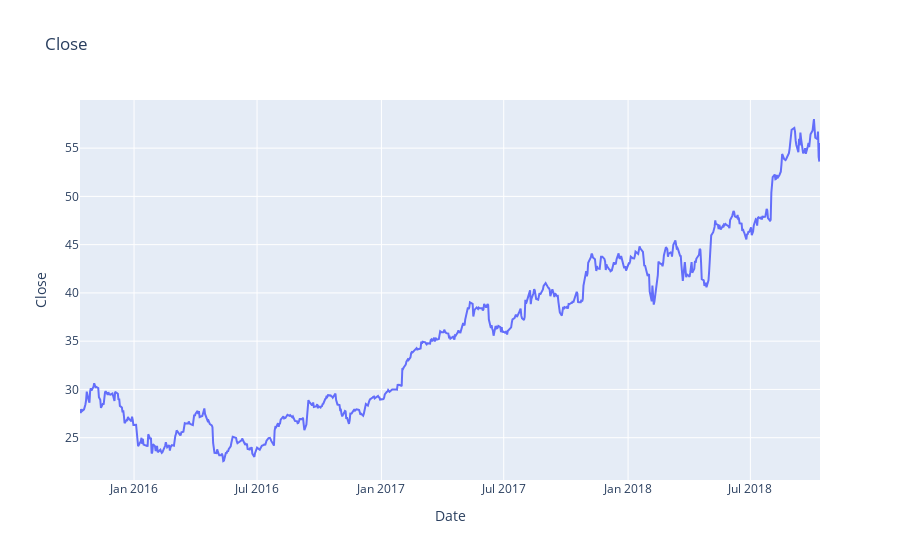

Notebook cell for this chart:
### Code cell
# quelques graphes
fig5=px.line(df1, x = 'Date' , y ='Close', title ='Close ')
fig5.show()

### Figure 1 — Plotly figure (JSON) as saved in the notebook; plotly's stock layout.template omitted (floating-point values rounded to 4 significant figures; data arrays with more than 128 entries replaced by an {"elided": "..."} marker saying what was removed)
{"data": [{"hovertemplate": "Date=%{x}<br>Close=%{y}<extra></extra>", "legendgroup": "", "line": {"color": "#636efa", "dash": "solid"}, "marker": {"symbol": "circle"}, "mode": "lines", "name": "", "orientation": "v", "showlegend": false, "type": "scatter", "x": {"elided": "757 str values"}, "xaxis": "x", "y": {"elided": "757 float values"}, "yaxis": "y"}], "layout": {"legend": {"tracegroupgap": 0}, "title": {"text": "Close "}, "xaxis": {"anchor": "y", "domain": [0, 1], "title": {"text": "Date"}}, "yaxis": {"anchor": "x", "domain": [0, 1], "title": {"text": "Close"}}}}
